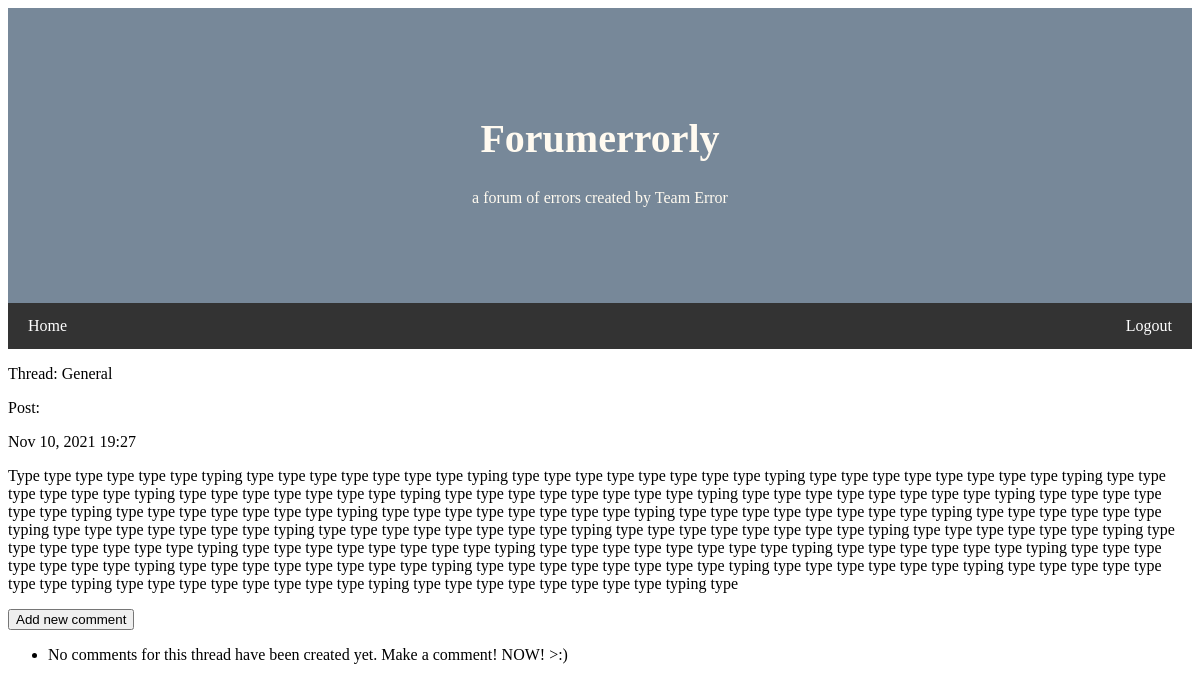
/thread/2/, run on an earlier commit of the app's database.
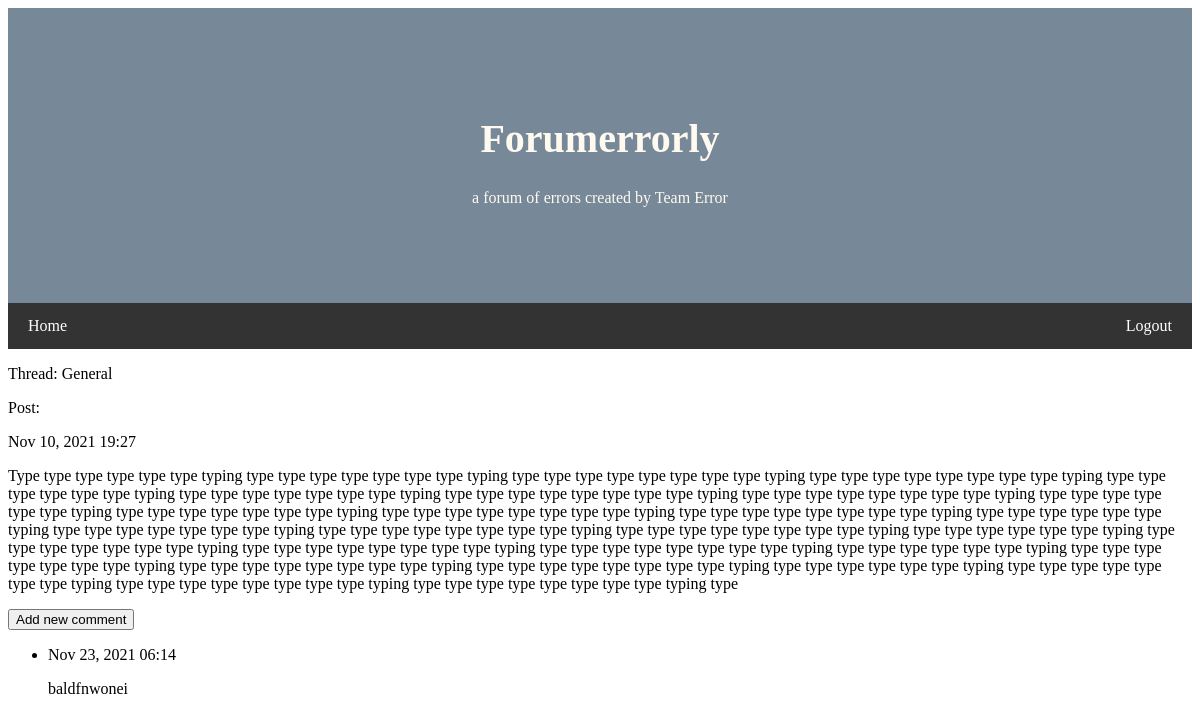
And on a later commit of the database.
### fe_app/models.py (models this page shows, shortened)
class Comment(models.Model):
    post = models.ForeignKey(Post, on_delete=models.CASCADE) # connects comment to post, deletes all comments
    text = models.TextField() # no char limit for comments
    date_added = models.DateTimeField(auto_now_add=True) # shows timestamp for comment

### fe_app/views.py (the view)
# urls.py: path('thread/<int:post_id>/', views.post, name='post'),  # page for a single post   ???
def post(request, post_id):
    post = Post.objects.get(id=post_id)
    comments = post.comment_set.order_by('date_added')
    context = {'post': post, 'comments': comments}
    return render(request, 'fe_app/post.html', context)

### fe_app/models.py (called while the page is built)
    def __str__(self):
        return self.text

### fe_app/templates/fe_app/post.html (shortened to what this page needs)
{% extends "fe_app/base.html" %}
{% block content %}
<!DOCTYPE html>
<html>
<head>
    <p>Thread: {{ post.thread }}</p>
    <p>Post:</p>
    <p>{{ post.date_added|date:'M d, Y H:i' }}</p>
    <p>{{ post.text|linebreaks }}</p>
    <p>
        <button><a href="{% url 'fe_app:new_comment' post.id %}">Add new comment</a></button>
    </p>
    <ul>
    {% for comment in comments %}
        <li>
            <p>{{ comment.date_added|date:'M d, Y H:i' }}</p>
            <p>{{ comment.text|linebreaks }}</p>
        </li>
    {% empty %}
        <li>No comments for this thread have been created yet. Make a comment! NOW! >:)</li>
    {% endfor %}
    </ul>
</head>
</html>
{% endblock content %}

What changed in the data, as far as the page shows it:
added Comment: date_added "Nov 23, 2021 06:14", text "baldfnwonei"
Also different on the page:
text no longer shown: "No comments for this thread have been created yet. Make a comment! NOW! >:)"
